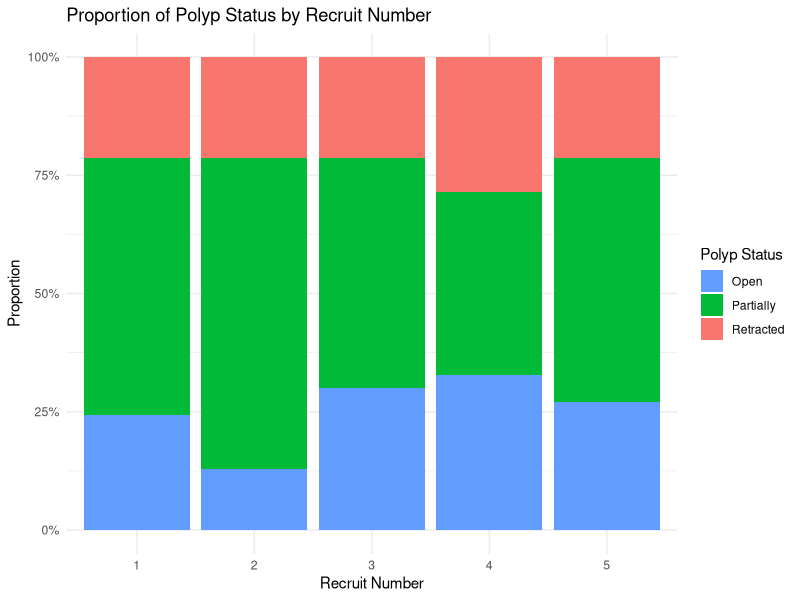
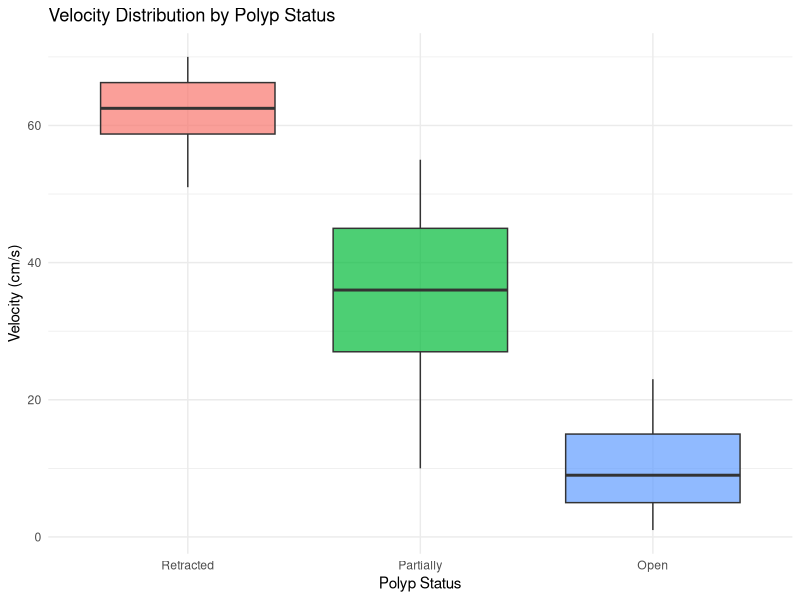

These charts were generated, in order, by the following R code:
## ---- chunk 1
library(readxl)
library(ggplot2)
library(tidyr)
library(dplyr)
## ---- chunk 2
PolypDeformation_data <- read_excel("2024_PolypDeformation.xlsx", sheet = "2024_PolypDeformation") %>%
  mutate(
    Velocity = as.numeric(Velocity),
    Recruit_Nb = as.numeric(Recruit_Nb),
    Status = factor(Status, levels = c("Retracted", "Partially", "Open"))
  )
## ---- chunk 3
# Calculate proportions manually
status_summary <- PolypDeformation_data %>%
  group_by(Recruit_Nb, Status) %>%
  summarise(Count = n()) %>%
  group_by(Recruit_Nb) %>%
  mutate(Proportion = Count / sum(Count))

# Plot
ggplot(status_summary, aes(x = factor(Recruit_Nb), y = Proportion, fill = Status)) +
  geom_bar(stat = "identity") +
  labs(
    title = "Proportion of Polyp Status by Recruit Number",
    x = "Recruit Number",
    y = "Proportion",
    fill = "Polyp Status"
  ) +
  scale_y_continuous(labels = scales::percent_format()) +
  theme_minimal() +
  guides(fill = guide_legend(reverse = TRUE))
## ---- chunk 4
ggplot(PolypDeformation_data, aes(x = Status, y = Velocity, fill = Status)) +
  geom_boxplot(alpha = 0.7) +
  labs(
    title = "Velocity Distribution by Polyp Status",
    x = "Polyp Status",
    y = "Velocity (cm/s)"
  ) +
  theme_minimal() +
  theme(legend.position = "none")
## ---- chunk 5
PolypDeformation_data2 <- read_excel("2024_PolypDeformation.xlsx", sheet = "2024_PolypDeformation_data2")

# Calculate means and standard deviations
PartialRetracting_Mean <- mean(PolypDeformation_data2$Partially_Retracted, na.rm = TRUE)
PartialRetracting_SD <- sd(PolypDeformation_data2$Partially_Retracted, na.rm = TRUE)

Retracting_Mean <- mean(PolypDeformation_data2$Fully_Retracted, na.rm = TRUE)
Retracting_SD <- sd(PolypDeformation_data2$Fully_Retracted, na.rm = TRUE)

# Display results
PartialRetracting_Mean
PartialRetracting_SD
Retracting_Mean
Retracting_SD
## ---- chunk 6
PolypDeformation_data3 <- PolypDeformation_data2 %>%
  rename(
    Rec_Nb = ...1,
    Velocity_Partially_Retracted = Partially_Retracted,
    Velocity_Fully_Retracted = Fully_Retracted
  ) %>%
  mutate(Rec_number = c(1, 2, 3, 4, 5))

kruskal.test(Velocity_Partially_Retracted ~ Rec_number, data = PolypDeformation_data3)
kruskal.test(Velocity_Fully_Retracted ~ Rec_number, data = PolypDeformation_data3)

